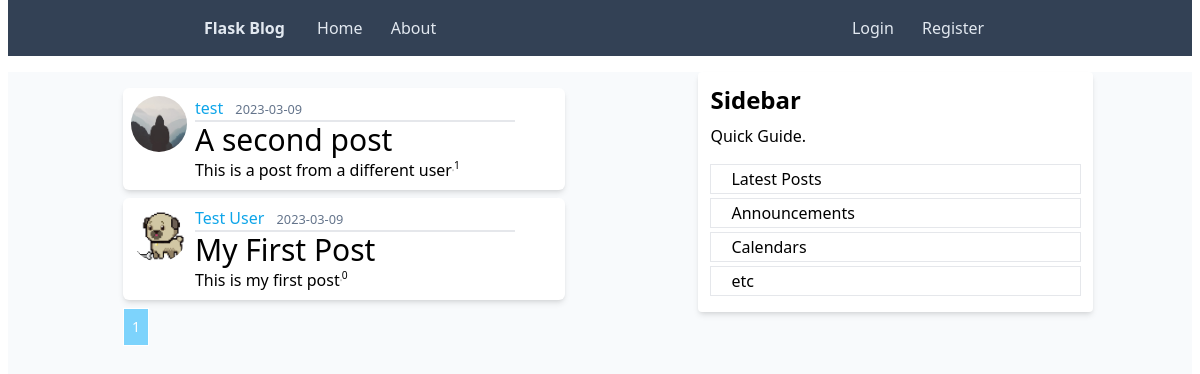
The page /home on the database its author committed.
### flask_blog/models.py (models this page shows, shortened)
class Post(db.Model):
    id = db.Column(db.Integer, primary_key=True)
    title = db.Column(db.String(100), nullable=False)
    date_posted = db.Column(db.DateTime, nullable=False, default=datetime.utcnow)
    content = db.Column(db.Text, nullable=False)
    user_id = db.Column(db.Integer, db.ForeignKey("user.id"), nullable=False)
    comments = db.Relationship("Comment", backref="post", lazy=True)

class User(db.Model, UserMixin):
    id = db.Column(db.Integer, primary_key=True)
    username = db.Column(db.String(20), unique=True, nullable=False)
    email = db.Column(db.String(120), unique=True, nullable=False)
    image_file = db.Column(db.String(20), nullable=False, default="default.jpg")
    password = db.Column(db.String(60), nullable=False)
    posts = db.Relationship("Post", backref="author", lazy=True)
    comments = db.Relationship("Comment", backref="user", lazy=True)

### flask_blog/main/routes.py (the view)
@main.route("/")
@main.route("/home")
def home():
    page = request.args.get("page", 1, type=int)
    posts = query_paginated(Post, page)
    return render_template("home.html", posts=posts)

### flask_blog/__init__.py (called while the page is built)
def query_paginated(table, page):
    return db.paginate(
        db.select(table).order_by(table.date_posted.desc()), per_page=5, page=page
    )

### flask_blog/templates/home.html (shortened to what this page needs)
{% extends "base.html" %} {% block content%}
{% for post in posts.items %}
<article class=" rounded-md media content-section shadow-md p-2 flex flex-row bg-white">
    <img class="rounded-full h-[3.5rem] w-[3.5rem]"
        src="{{url_for('static',filename='profile_pics/' + post.author.image_file)}}">
    <div class="pl-2 ">
        <div class="border-b-2 w-[20rem]">
            <a class="mr-2 text-sky-500" href="{{url_for('users.user_posts',username=post.author.username)}}">{{
                post.author.username }}</a>
            <small class="text-slate-500">{{ post.date_posted.strftime('%Y-%m-%d') }}</small>
        </div>
        <h2><a class="font-medium text-3xl hover:text-sky-500" href="{{url_for('posts.post',post_id=post.id)}}">{{
                post.title }}</a></h2>
        <section class="flex flex-row justify-between">
            <p class="article-content">{{ post.content }}</p>
            <small class="flex flex-row justify-end mr-auto w-2 "><small>{{post.comments|count}}</small></small>
        </section>
    </div>
</article>
{% endfor %}
<section class="flex flex-wrap gap-1">
    {%for page_num in posts.iter_pages(left_edge=1,right_edge=1, left_current=1,right_current=2)%}
    {%if page_num%}
    {%if posts.page==page_num%}
    <a class=" text-sm border-white border p-2 inline bg-sky-300 text-white"
        href="{{url_for('main.home',page=page_num)}}">{{page_num}}</a>
    {%else%}
    <a class=" text-sm border-sky-300 border text-sky-400 p-2 inline hover:bg-sky-300 hover:text-white"
        href="{{url_for('main.home',page=page_num)}}">{{page_num}}</a>
    {%endif%}
    {%else%}
    ...
    {%endif%}
    {%endfor%}
</section>
{%endblock content%}

### flask_blog/templates/base.html (shortened to what this page needs)
<!DOCTYPE html>
<html lang="en">
<head>
    <link rel="stylesheet" href="{{url_for('static',filename='output.css')}}">
</head>
<body class="mx-2">
    <header>
        <nav>
            <div class=" flex flex-row items-center justify-around py-4 bg-slate-700">
                <div>
                    <a class="font-bold mr-4 text-slate-200" href="{{url_for('main.home')}}">Flask Blog</a>
                    <a class="font-medium px-3 py-2 text-slate-200 rounded-lg hover:bg-slate-100 hover:text-black"
                        href="{{url_for('main.home')}}">Home</a>
                    <a class="font-medium px-3 py-2 text-slate-200 rounded-lg hover:bg-slate-100 hover:text-black"
                        href="{{url_for('main.about')}}">About</a>
                </div>
                <div>
                    {%if current_user.is_authenticated%}
                    <a class="font-medium px-3 py-2 text-slate-200 rounded-lg hover:bg-slate-100 hover:text-black"
                        href="{{url_for('users.account')}}">Account</a>
                    <a class="font-medium px-3 py-2 text-slate-200 rounded-lg hover:bg-slate-100 hover:text-black"
                        href="{{url_for('users.logout')}}">Logout</a>
                    <a class="font-medium px-3 py-2 text-slate-200 rounded-lg hover:bg-slate-100 hover:text-black"
                        href="{{url_for('posts.new_post')}}">New Post</a>
                    {%else%}
                    <a class="font-medium px-3 py-2 text-slate-200 rounded-lg hover:bg-slate-100 hover:text-black"
                        href="{{url_for('users.login')}}">Login</a>
                    <a class="font-medium px-3 py-2 text-slate-200 rounded-lg hover:bg-slate-100 hover:text-black"
                        href="{{url_for('users.register')}}">Register</a>
                    {%endif%}
                </div>
            </div>
        </nav>
    </header>
    <main class=" bg-slate-50 w-full mt-4 h-screen">
        <div class="flex flex-row justify-around ">
            <div class="p-4 flex {%if title != 'cgpa'%}-mr-10{%endif%} flex-col gap-2 {%if title != 'cgpa'%}w-2/5{%endif%}">
                {% block content%}
                {% endblock content %}
            </div>
            {% if title!='cgpa' %}
            <div class="p-3 bg-white -ml-10 rounded w-1/3 shadow-md h-60">
                <div class="flex flex-col gap-1 h-full">
                    <h3 class="font-bold text-2xl h-1/4">Sidebar</h3>
                    <p class='w-3/4 h-1/4'>Quick Guide.
                    <ul class="h-3/4">
                        <li class="pl-5 py-1 mb-1 border  leading-tight">Latest Posts</li>
                        <li class="pl-5 py-1 mb-1 border  leading-tight">Announcements</li>
                        <li class="pl-5 py-1 mb-1 border leading-tight">Calendars</li>
                        <li class="pl-5 py-1 border leading-tight">etc</li>
                    </ul>
                    </p>
                </div>
            </div>
            {%endif%}
        </div>
    </main>
</body>
</html>

### rows shown on the page
Post: image_file (placeholder picture), author.username "test", date_posted "2023-03-09", title "A second post", content "This is a post from a different user", comments|count "1"
Post: image_file (picture), author.username "Test User", date_posted "2023-03-09", title "My First Post", content "This is my first post", comments|count "0"

### other values the page prints
{{ page_num }} "1"
